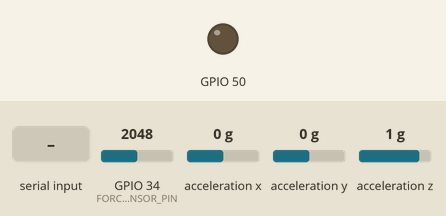
This sketch was run on a simulated ESP32. Shown: output pins drawn as LEDs (lit = HIGH). Wiring (inferred from the names in the program): ADXL345 accelerometer at I2C address 0x53. The test bench sets the inputs (shaded band); at power-on: GPIO 34 (FORCE_SENSOR_PIN) = 2048, acceleration x 0 g, acceleration y 0 g, acceleration z 1 g. What the sketch prints to the serial monitor is not drawn.

Above: at 2.3 s.
2.4 s: "START_CHIRP\n" received over Serial
At 2.8 s:
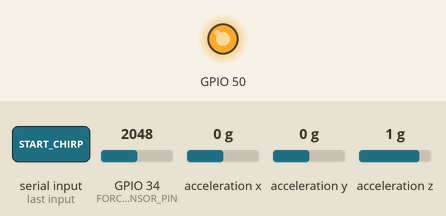
4.4 s: "START_CHIRP\n" received over Serial
Timing chart, 0 to 7.4 s (numbered marks = the images above; inputs shaded):
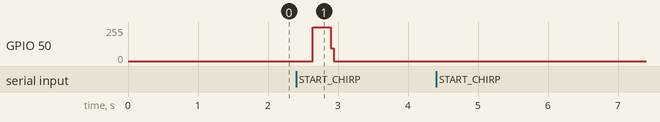

The sketch:

resoscan_firmware.ino
```cpp
/*
 * ResoScan Firmware - ESP32
 * Non-Invasive Tissue Diagnostics via Resonant Modal Spectroscopy
 *
 * Hardware:
 * - ESP32 (Signal generation + USB communication)
 * - ADXL343 Accelerometer (I2C: GPIO21=SDA, GPIO22=SCL)
 * - Audio Amplifier (DAC output on GPIO25)
 * - Force Sensor (ADC on GPIO34)
 *
 * Features:
 * - Programmable waveform generation (chirp, impulse, single frequency)
 * - Real-time accelerometer sampling at 3200 Hz
 * - USB serial streaming at 115200 baud
 * - Force feedback for standardized contact
 */

#include <Wire.h>
#include <driver/dac.h>
#include <driver/adc.h>

// ============================================================================
// ADXL343 I2C Configuration
// ============================================================================
#define ADXL343_ADDR 0x53
#define ADXL343_DATAX0 0x32
#define ADXL343_POWER_CTL 0x2D
#define ADXL343_DATA_FORMAT 0x31
#define ADXL343_BW_RATE 0x2C
#define ADXL343_INT_ENABLE 0x2E
#define ADXL343_INT_MAP 0x2F
#define ADXL343_FIFO_CTL 0x38

// ============================================================================
// Pin Definitions
// ============================================================================
#define SDA_PIN 21
#define SCL_PIN 22
#define DAC_PIN GPIO_NUM_25          // DAC1 for speaker excitation
#define FORCE_SENSOR_PIN 34          // ADC0

// ============================================================================
// Waveform Parameters
// ============================================================================
#define SAMPLING_FREQ 3200           // 3200 Hz accelerometer sampling
#define DAC_FREQ 50000               // DAC sampling rate (50 kHz)
#define FREQ_MIN 20                  // Hz
#define FREQ_MAX 1000                // Hz
#define CHIRP_DURATION_MS 500        // 500 ms chirp sweep
#define IMPULSE_WIDTH_MS 20          // 20 ms Gaussian impulse
#define DAC_MAX 255                  // 8-bit DAC

// ============================================================================
// Global Variables
// ============================================================================
volatile bool accel_ready = false;
volatile int accel_samples = 0;
int16_t accel_x, accel_y, accel_z;
uint8_t waveform_type = 0;          // 0=chirp, 1=impulse, 2=sine
uint16_t freq_start = FREQ_MIN;
uint16_t freq_end = FREQ_MAX;
uint16_t freq_current = FREQ_MIN;
float force_value = 0.0;
uint32_t chirp_start_time = 0;
bool chirp_active = false;

// ============================================================================
// Setup Function
// ============================================================================
void setup() {
  Serial.begin(115200);
  delay(1000);

  Serial.println("\n\n=== ResoScan Firmware v1.0 ===");
  Serial.println("Initializing hardware...");

  // Initialize I2C for ADXL343
  Wire.begin(SDA_PIN, SCL_PIN, 400000);
  delay(100);

  // Initialize ADXL343
  if (!initADXL343()) {
    Serial.println("ERROR: ADXL343 initialization failed!");
    while(1) delay(1000);
  }
  Serial.println("✓ ADXL343 initialized");

  // Initialize DAC for audio output
  dac_output_enable(DAC_PIN);
  dac_output_voltage(DAC_PIN, 0);
  Serial.println("✓ DAC initialized");

  // Initialize ADC for force sensor
  analogSetAttenuation(ADC_11db);
  Serial.println("✓ Force sensor initialized");

  Serial.println("\nReady for operation.");
  Serial.println("Commands: START_CHIRP | START_IMPULSE | START_SINE <freq> | STOP | STATUS");
  Serial.println("=========================================\n");
}

// ============================================================================
// Main Loop
// ============================================================================
void loop() {
  // Read force sensor periodically
  force_value = analogRead(FORCE_SENSOR_PIN) * (3.3 / 4095.0);

  // Read accelerometer data
  readADXL343();

  // Process serial commands
  if (Serial.available()) {
    String cmd = Serial.readStringUntil('\n');
    cmd.trim();
    processCommand(cmd);
  }

  // Stream accelerometer data if acquisition is active
  if (accel_ready) {
    // Format: ACCEL_DATA <timestamp_ms> <x> <y> <z> <force>
    uint32_t ts = millis();
    Serial.printf("ACCEL_DATA,%lu,%d,%d,%d,%.2f\n", ts, accel_x, accel_y, accel_z, force_value);
    accel_ready = false;
  }

  // Manage chirp generation
  if (chirp_active) {
    manageChrpGeneration();
  }
}

// ============================================================================
// ADXL343 Initialization
// ============================================================================
bool initADXL343() {
  // Check device ID
  uint8_t devid = readADXL343Register(0x00);
  if (devid != 0xE5) {
    Serial.printf("ADXL343 ID mismatch: 0x%02X (expected 0xE5)\n", devid);
    return false;
  }

  // Set data format: 16-bit, ±16g range
  writeADXL343Register(ADXL343_DATA_FORMAT, 0x0B);
  delay(10);

  // Set bandwidth rate: 1600 Hz (0x0F)
  writeADXL343Register(ADXL343_BW_RATE, 0x0F);
  delay(10);

  // Enable measurements
  writeADXL343Register(ADXL343_POWER_CTL, 0x08);
  delay(10);

  return true;
}

// ============================================================================
// Read ADXL343 Data (6 bytes: 2 per axis)
// ============================================================================
void readADXL343() {
  Wire.beginTransmission(ADXL343_ADDR);
  Wire.write(ADXL343_DATAX0);
  Wire.endTransmission(false);

  Wire.requestFrom(ADXL343_ADDR, (uint8_t)6);
  if (Wire.available() >= 6) {
    uint8_t xl = Wire.read();
    uint8_t xh = Wire.read();
    uint8_t yl = Wire.read();
    uint8_t yh = Wire.read();
    uint8_t zl = Wire.read();
    uint8_t zh = Wire.read();

    accel_x = (int16_t)(xh << 8 | xl);
    accel_y = (int16_t)(yh << 8 | yl);
    accel_z = (int16_t)(zh << 8 | zl);

    accel_ready = true;
    accel_samples++;
  }
}

// ============================================================================
// I2C Helper Functions
// ============================================================================
uint8_t readADXL343Register(uint8_t reg) {
  Wire.beginTransmission(ADXL343_ADDR);
  Wire.write(reg);
  Wire.endTransmission(false);
  Wire.requestFrom(ADXL343_ADDR, (uint8_t)1);
  if (Wire.available()) return Wire.read();
  return 0xFF;
}

void writeADXL343Register(uint8_t reg, uint8_t val) {
  Wire.beginTransmission(ADXL343_ADDR);
  Wire.write(reg);
  Wire.write(val);
  Wire.endTransmission(true);
}

// ============================================================================
// Waveform Generation
// ============================================================================
void generateChirp() {
  /*
   * Logarithmic chirp from FREQ_MIN to FREQ_MAX
   * Duration: CHIRP_DURATION_MS
   */
  chirp_start_time = millis();
  chirp_active = true;
  Serial.printf("Starting chirp: %d Hz -> %d Hz over %d ms\n",
                FREQ_MIN, FREQ_MAX, CHIRP_DURATION_MS);
}

void manageChrpGeneration() {
  uint32_t elapsed = millis() - chirp_start_time;

  if (elapsed >= CHIRP_DURATION_MS) {
    dac_output_voltage(DAC_PIN, 0);
    chirp_active = false;
    Serial.println("Chirp complete.");
    return;
  }

  // Logarithmic frequency sweep: f(t) = f_min * (f_max/f_min)^(t/T)
  float progress = (float)elapsed / CHIRP_DURATION_MS;
  freq_current = FREQ_MIN * pow((float)FREQ_MAX / FREQ_MIN, progress);

  // Generate sine wave sample
  static uint32_t phase = 0;
  float sample = 127.5 + 127.5 * sin(2 * M_PI * phase / (DAC_FREQ / freq_current));
  dac_output_voltage(DAC_PIN, (uint8_t)sample);

  phase++;
  if (phase >= DAC_FREQ) phase = 0;
}

void generateImpulse() {
  /*
   * Gaussian impulse centered at time 0
   */
  Serial.println("Starting Gaussian impulse...");
  uint32_t start_time = millis();

  while (millis() - start_time < IMPULSE_WIDTH_MS) {
    uint32_t elapsed = millis() - start_time;
    float t = (float)elapsed / IMPULSE_WIDTH_MS - 0.5;  // -0.5 to 0.5
    float gaussian = 127.5 + 127.5 * exp(-20 * t * t);
    dac_output_voltage(DAC_PIN, (uint8_t)gaussian);
    delayMicroseconds(20);  // ~50 kHz DAC update rate
  }

  dac_output_voltage(DAC_PIN, 0);
  Serial.println("Impulse complete.");
}

void generateSine(uint16_t freq, uint16_t duration_ms) {
  /*
   * Pure sine wave at specified frequency
   */
  Serial.printf("Starting sine: %d Hz for %d ms\n", freq, duration_ms);
  uint32_t start_time = millis();
  uint32_t phase = 0;

  while (millis() - start_time < duration_ms) {
    float sample = 127.5 + 127.5 * sin(2 * M_PI * phase / (DAC_FREQ / freq));
    dac_output_voltage(DAC_PIN, (uint8_t)sample);
    phase++;
    if (phase >= DAC_FREQ) phase = 0;
    delayMicroseconds(20);
  }

  dac_output_voltage(DAC_PIN, 0);
  Serial.println("Sine complete.");
}

// ============================================================================
// Serial Command Processing
// ============================================================================
void processCommand(String cmd) {
  if (cmd == "START_CHIRP") {
    generateChirp();
  }
  else if (cmd == "START_IMPULSE") {
    generateImpulse();
  }
  else if (cmd.startsWith("START_SINE")) {
    int space_idx = cmd.indexOf(' ');
    if (space_idx != -1) {
      String freq_str = cmd.substring(space_idx + 1);
      uint16_t freq = freq_str.toInt();
      if (freq >= FREQ_MIN && freq <= FREQ_MAX) {
        generateSine(freq, 2000);  // 2 second duration
      } else {
        Serial.printf("ERROR: Frequency out of range [%d, %d]\n", FREQ_MIN, FREQ_MAX);
      }
    }
  }
  else if (cmd == "STOP") {
    dac_output_voltage(DAC_PIN, 0);
    chirp_active = false;
    Serial.println("Stopped.");
  }
  else if (cmd == "STATUS") {
    Serial.printf("=== Status ===\n");
    Serial.printf("Accel samples: %d\n", accel_samples);
    Serial.printf("Force: %.2f V\n", force_value);
    Serial.printf("Chirp active: %s\n", chirp_active ? "YES" : "NO");
    Serial.printf("Accel ready: %s\n", accel_ready ? "YES" : "NO");
  }
  else {
    Serial.println("Unknown command. Try: START_CHIRP | START_IMPULSE | START_SINE <freq> | STOP | STATUS");
  }
}
```

Measured:
- after the input at 2.4 s, GPIO 50: 0/255 → 254/255 after 0.24 s, → 0/255 0.26 s later
